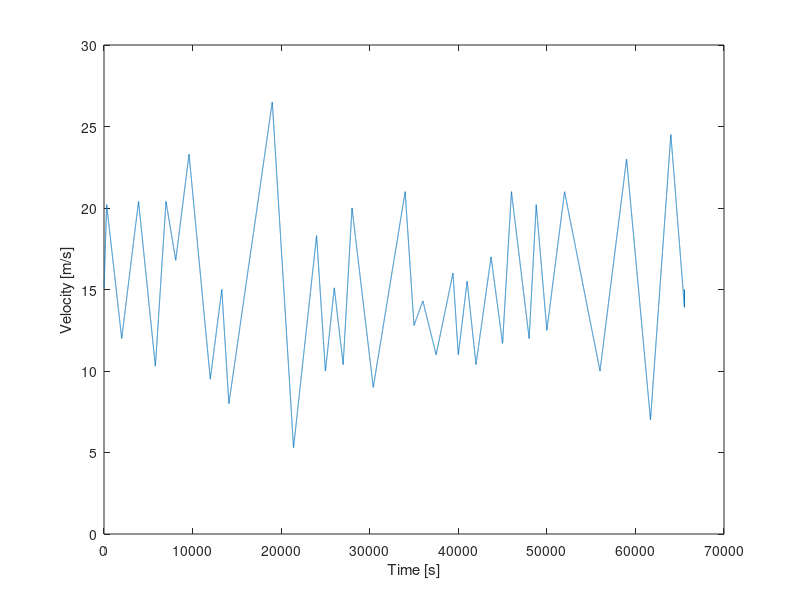
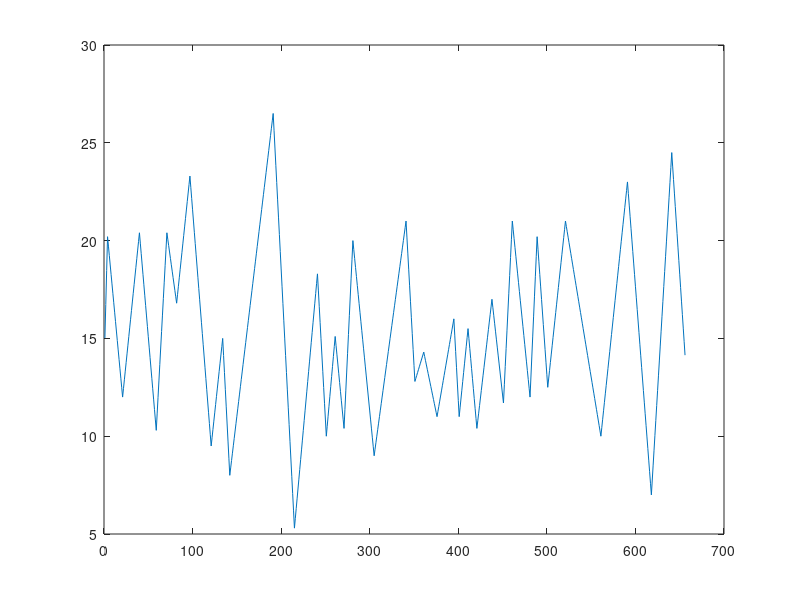

MATLAB code to generate these figures, in order:
clear all;
close all;
V_array = [15.0, 20.2, 12.0, 20.4, 10.3, 20.4, 16.8, 23.3, 9.5, 15.0, 8.0, 26.5, 5.3, 18.3, 10.0, 15.1, 10.4, 20.0, 9.0, 21.0, 12.8, 14.3, 11, 16, 11, 15.5, 10.4, 17, 11.7, 21, 12, 20.2, 12.5, 21, 10, 23, 7, 24.5, 10, 20.4, 10, 17, 13, 17.5, 15];
T_array = [2, 2.3, 4, 5.9, 7.8, 9, 10.1, 11.6, 14, 15.3, 16.1, 21, 23.4, 26, 27, 28, 29, 30, 32.4, 36, 37, 38, 39.5, 41.4, 42, 43, 44, 45.7, 47, 48, 50, 50.8, 52, 54, 58, 61, 63.7, 66, 68.1, 70, 72.4, 75, 78, 79.5, 80];
plot_array = zeros(1, 65535);
time = 0;
temp = 0;
intTime = 0;
intTemp = 0;
plot_array(1) = V_array(1);
for i = 2:length(T_array)
    
    % Find the time step
    time = T_array(i) - T_array(i-1);
    
    % Find the velocity change
    velo = V_array(i) - V_array(i-1);
    
    % Calculate Slope
    slope = velo/time;
    
    % Convert Time to ms
    time = time * 1000; %[ms]
    
    % Increment time
    time = time + temp;
    
    % Cast for use in array indicies
    intTime = cast(time, 'uint16');
    intTemp = cast(temp, 'uint16');
    count = 1;
    for j = 1:78000
   
        
        if(j < 78000)
            plot_array(j+intTemp) = V_array(i-1) + slope * j/1000;
        end
        if(j == 78000)
            plot_array(65535) = 15;
        end
        count = count + 1;
        
%         
    end
%     plot(plot_array);
    temp = time;
end

plot(plot_array);
xlabel('Time [s]');
ylabel('Velocity [m/s]');
ylim([0 30])


count = 1;
for i = 1:length(plot_array)
    if(i == 1)
        last_a(count) = plot_array(i);
        count = count + 1;
    end
    if(mod(i,100) == 0 ) 
        last_a(count) = plot_array(i);
        count = count + 1;
    end
end
figure()
plot(last_a);
plot_array = plot_array.';
last_a = last_a.';
    